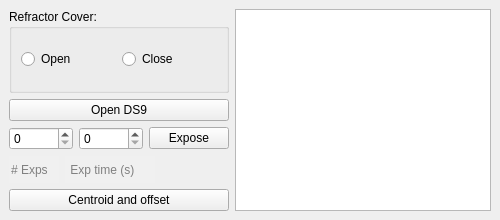
<?xml version="1.0" encoding="UTF-8"?>
<ui version="4.0">
 <class>MainWindow</class>
 <widget class="QMainWindow" name="MainWindow">
  <property name="geometry">
   <rect>
    <x>0</x>
    <y>0</y>
    <width>500</width>
    <height>220</height>
   </rect>
  </property>
  <property name="minimumSize">
   <size>
    <width>500</width>
    <height>220</height>
   </size>
  </property>
  <property name="maximumSize">
   <size>
    <width>500</width>
    <height>220</height>
   </size>
  </property>
  <property name="windowTitle">
   <string>Guiding Refractor Telescope</string>
  </property>
  <widget class="QWidget" name="centralwidget">
   <layout class="QGridLayout" name="gridLayout_2">
    <item row="2" column="0">
     <layout class="QVBoxLayout" name="verticalLayout_2">
      <item>
       <widget class="QPushButton" name="ds9Button">
        <property name="text">
         <string>Open DS9</string>
        </property>
       </widget>
      </item>
      <item>
       <layout class="QHBoxLayout" name="horizontalLayout">
        <item>
         <widget class="QSpinBox" name="numberExp"/>
        </item>
        <item>
         <widget class="QSpinBox" name="timeExp"/>
        </item>
        <item>
         <widget class="QPushButton" name="exposeButton">
          <property name="text">
           <string>Expose</string>
          </property>
         </widget>
        </item>
       </layout>
      </item>
      <item>
       <layout class="QHBoxLayout" name="horizontalLayout_3">
        <item>
         <widget class="QLineEdit" name="lineEdit_2">
          <property name="minimumSize">
           <size>
            <width>50</width>
            <height>27</height>
           </size>
          </property>
          <property name="maximumSize">
           <size>
            <width>50</width>
            <height>27</height>
           </size>
          </property>
          <property name="autoFillBackground">
           <bool>false</bool>
          </property>
          <property name="styleSheet">
           <string notr="true">border: 0px;color: #808080; background-color: #F0F0F0;</string>
          </property>
          <property name="text">
           <string># Exps</string>
          </property>
          <property name="readOnly">
           <bool>true</bool>
          </property>
         </widget>
        </item>
        <item>
         <widget class="QLineEdit" name="lineEdit">
          <property name="minimumSize">
           <size>
            <width>90</width>
            <height>27</height>
           </size>
          </property>
          <property name="maximumSize">
           <size>
            <width>59</width>
            <height>27</height>
           </size>
          </property>
          <property name="styleSheet">
           <string notr="true">border: 0px;color: #808080; background-color: #F0F0F0;</string>
          </property>
          <property name="text">
           <string> Exp time (s)</string>
          </property>
          <property name="readOnly">
           <bool>true</bool>
          </property>
         </widget>
        </item>
        <item>
         <spacer name="horizontalSpacer">
          <property name="orientation">
           <enum>Qt::Horizontal</enum>
          </property>
          <property name="sizeHint" stdset="0">
           <size>
            <width>40</width>
            <height>20</height>
           </size>
          </property>
         </spacer>
        </item>
       </layout>
      </item>
      <item>
       <widget class="QPushButton" name="centroidButton">
        <property name="text">
         <string>Centroid and offset</string>
        </property>
       </widget>
      </item>
     </layout>
    </item>
    <item row="0" column="2" rowspan="3">
     <widget class="QTextEdit" name="textEdit">
      <property name="readOnly">
       <bool>true</bool>
      </property>
     </widget>
    </item>
    <item row="0" column="0" rowspan="2">
     <widget class="QGroupBox" name="refractorBox">
      <property name="title">
       <string>Refractor Cover:</string>
      </property>
      <layout class="QHBoxLayout" name="horizontalLayout_2">
       <item>
        <widget class="QRadioButton" name="openButton">
         <property name="text">
          <string>Open</string>
         </property>
        </widget>
       </item>
       <item>
        <widget class="QRadioButton" name="closeButton">
         <property name="text">
          <string>Close</string>
         </property>
        </widget>
       </item>
      </layout>
     </widget>
    </item>
   </layout>
  </widget>
 </widget>
 <resources/>
 <connections/>
</ui>
